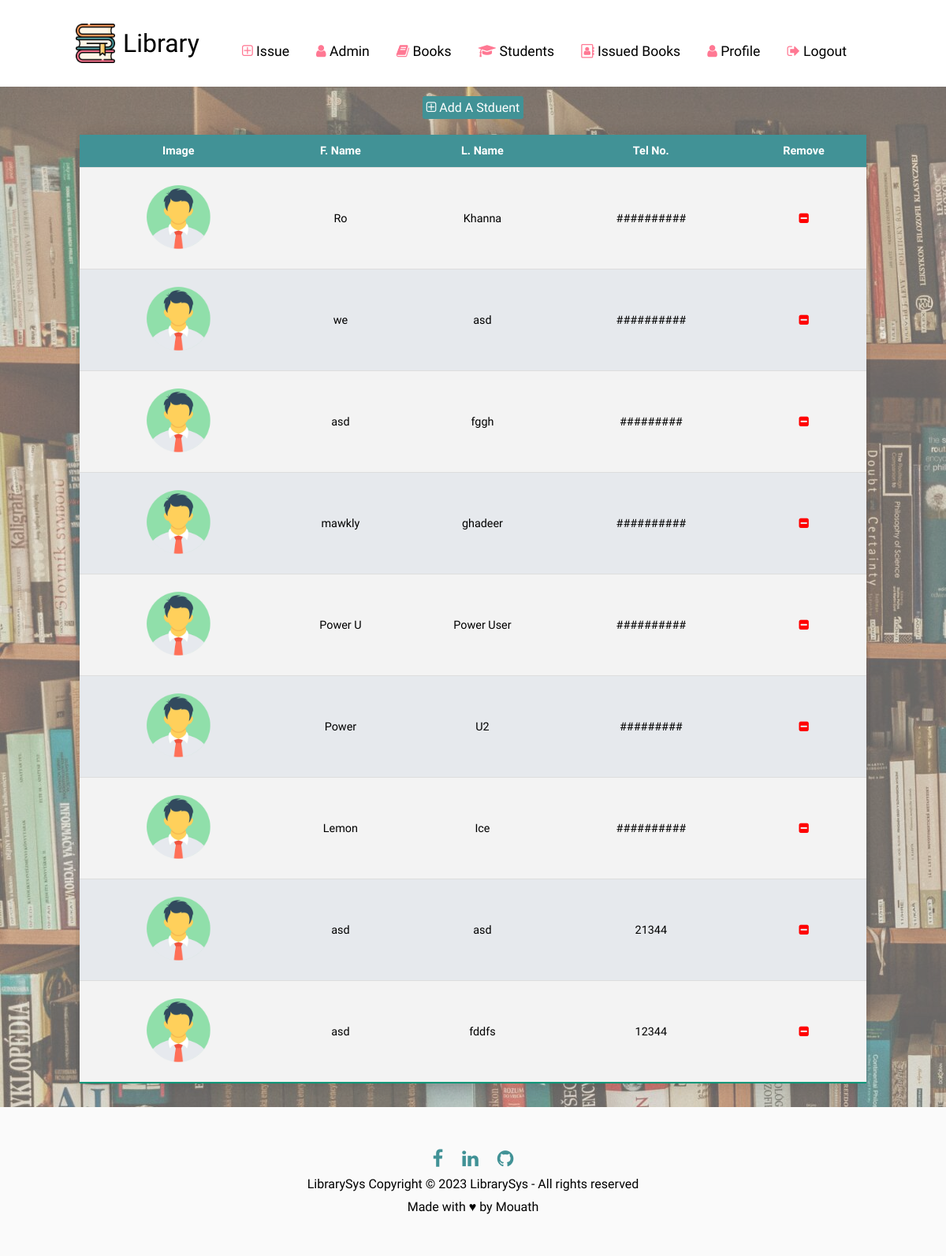
The app's page /students/ (signed in) with its own data.
### LibraryApp/models.py (models this page shows, shortened)
class Student(models.Model):
    FName=models.CharField(max_length=10)
    LName=models.CharField(max_length=10)
    TelNo=models.CharField(max_length=10)
    user=models.OneToOneField(
        User,
        on_delete=models.CASCADE
    )
    image = models.ImageField(upload_to='static/images/Students/',  blank=True)

### LibraryApp/views.py (the view)
# urls.py: path('students/', views.Students, name='Students'),
def Students(req):
    if(req.user.is_superuser):
        students=models.Student.objects.all()
        con={
            'students':students
        }
        return render(req,'Library/Students.html',con)
    else:
        return HttpResponse('impossible, not Autherized!')  # to be replaced by Messsege later

### LibraryApp/templates/Library/Students.html (shortened to what this page needs)
{% extends 'base.html' %}
{% block content %}
{% load static %}
<div class="mytable std">
    <div class="add-btn">
        <a href="{% url 'LibraryApp:AddStudents' %}"><i class="fa fa-plus-square-o" aria-hidden="true"></i>  Add A Stduent</a>
    </div>
    <table class="styled-table std">
        <th>Image</th>
        <th>F. Name</th>
        <th>L. Name</th>
        <th>Tel No.</th>
        <th>Remove</th>
        {% for i in students %}
        <tr>
            <td class="image"><a href="{% url 'LibraryApp:Profile' i.id %}"><img src="{% static i.image %}" alt=""></a></td>
            <td>{{i.FName}}</td>
            <td>{{i.LName}}</td>
            <td>{{i.TelNo}}</td>
            <td><a href="{% url 'LibraryApp:delStudents' i.id %}"><i class="fa fa-minus-square" aria-hidden="true"></i></a></td>
        </tr>
        {% endfor %}
    </table>
</div>
{% endblock %}

### LibraryApp/static/css/main.css (style rules this page uses)
* { margin: 0; padding: 0; font-family: 'Ubuntu', sans-serif; }
:root { --c0:#C92C6D; --c1:#ff9e5e; --c2:#419296; --c3:#ff7893; --footer:#f3f3f3; --Nav:#ff9e5e; }
.add-btn { margin-top: 10px; text-align: center; }
.add-btn a { text-decoration: none; user-select: none; color: white; padding: 5px; border-radius: 3px; }
.styled-table .fa { color: red; }
.mytable { overflow-x: auto; padding: 5px; margin-top: .2%; }
.styled-table { border-collapse: collapse; margin: 25px 0; font-size: 0.9em; min-width: 400px; box-shadow: 0 0 20px rgba(0, 0, 0, 0.15); text-align:center; width: 100%; height: 35px; user-select: none; overflow-x: scroll; }
.styled-table th, .styled-table td { padding: 12px 15px; }
.styled-table tbody tr { border-bottom: 1px solid #dddddd; }
.styled-table tbody tr:nth-of-type(even) { background-color: #f3f3f3; }
.styled-table tbody tr:nth-of-type(odd) { background-color: #e6e9ed; }
.styled-table tbody tr:last-of-type { border-bottom: 2px solid #009879; }
.std .styled-table img { width: 100px; height: 100px; border-radius: 50%; }
.std .styled-table th,.std .add-btn a { background-color: var(--c2); color: white; }

### records on screen
Student: image (placeholder picture), FName "Ro", LName "Khanna", TelNo "##########"
Student: image (placeholder picture), FName "we", LName "asd", TelNo "##########"
Student: image (placeholder picture), FName "asd", LName "fggh", TelNo "#########"
Student: image (placeholder picture), FName "mawkly", LName "ghadeer", TelNo "##########"
Student: image (placeholder picture), FName "Power U", LName "Power User", TelNo "##########"
Student: image (placeholder picture), FName "Power", LName "U2", TelNo "#########"
Student: image (placeholder picture), FName "Lemon", LName "Ice", TelNo "##########"
Student: image (placeholder picture), FName "asd", LName "asd", TelNo "21344"
Student: image (placeholder picture), FName "asd", LName "fddfs", TelNo "12344"
